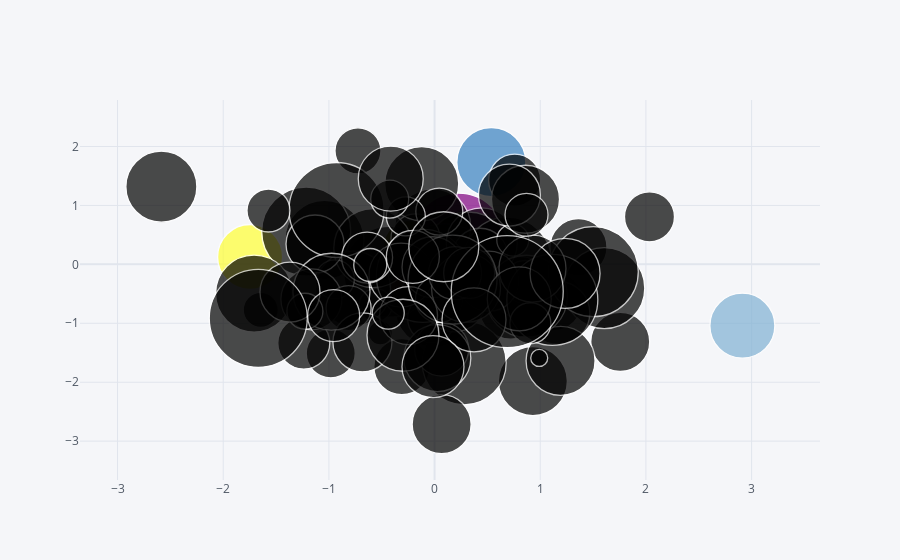

Notebook code for this chart:
### Code cell
df.iplot(kind='bubble',x="A",y="B",size="C")
